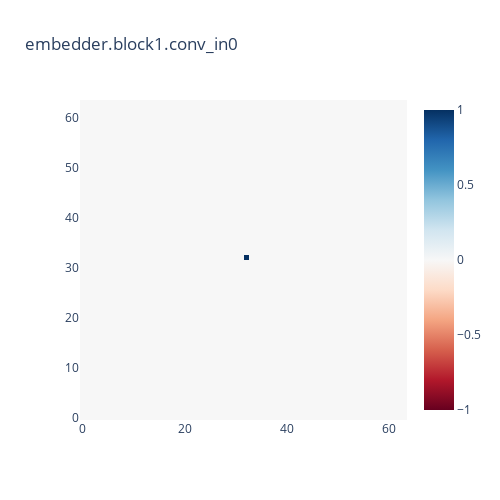

The cell this chart's notebook holds for it:
### Code cell
# Now that we have the conv labels, let's visualize the activations at each one using plotly
import plotly.graph_objects as go
from plotly.subplots import make_subplots
import plotly.express as px

def plot_activation_diffs(label: str, channel: int, obs: np.ndarray, fig: go.Figure=None):
    """ Plot the activations of a given channel at a given layer, taking in an obs of shape (2,3,64,64). """
    # Get the activations
    assert obs.shape == (2,3,64,64), f"Obs must be of shape (2,3,64,64), not {obs.shape}"
    hook.probe_with_input(obs) # Run the model with the given obs
    activations = hook.get_value_by_label(label) # Shape is (b, c, h, w)
    diff_activations = activations[0] - activations[1] # Subtract in order to cancel out bias terms which don't behave differently in the presence of our 1/0 discrepancy on the input

    # Ensure there's a fixed green/red colorscale, centered at white=0
    assert channel < activations.shape[1], "Channel doesn't exist at this layer"
    if fig is None: fig = go.Figure()
    fig.add_traces(go.Heatmap(z=diff_activations[channel]))

    # Set the min and max to be the min and max of all channels at this label
    bounds = np.abs(diff_activations).max()
    fig.update_traces(zmin=-1 * bounds, zmid=0, zmax=bounds)

    # Change the colorscale to split red (negative) -- white (zero) -- blue (positive)
    fig.update_traces(colorscale='RdBu')
    
    fig.update_layout(height=500, width=500, title_text=label)
    fig.show() # TODO fix rendering problem

channel_slider = IntSlider(min=0, max=127, step=1, value=0)
@interact 
def plot_activations_interactive(label=Dropdown(options=labels), channel=channel_slider, dummy_color=Dropdown(options=["R","G","B"]), x=IntSlider(min=0, max=63, step=1, value=32), y=IntSlider(min=0, max=63, step=1, value=32)):
    # Set max channel to be the max channel at this layer
    channel_slider.max = hook.get_value_by_label(label).shape[1] - 1
    # Ensure that the figure only displays once in the output
    clear_output()

    plot_activation_diffs(label=label, channel=channel, obs=dummy_obs(dummy_color, (x,y)))

### Figure 1 — Plotly figure (JSON) as saved in the notebook; plotly's stock layout.template omitted (floating-point values rounded to 4 significant figures; data arrays with more than 128 entries replaced by an {"elided": "..."} marker saying what was removed)
{"data": [{"colorscale": [[0, "rgb(103,0,31)"], [0.1, "rgb(178,24,43)"], [0.2, "rgb(214,96,77)"], [0.3, "rgb(244,165,130)"], [0.4, "rgb(253,219,199)"], [0.5, "rgb(247,247,247)"], [0.6, "rgb(209,229,240)"], [0.7, "rgb(146,197,222)"], [0.8, "rgb(67,147,195)"], [0.9, "rgb(33,102,172)"], [1, "rgb(5,48,97)"]], "type": "heatmap", "uid": "af169f4f-9e30-4a0b-ac69-5719643d31df", "z": {"elided": "64x64 int values"}, "zmax": 1, "zmid": 0, "zmin": -1}], "layout": {"height": 500, "title": {"text": "embedder.block1.conv_in0"}, "width": 500}}
